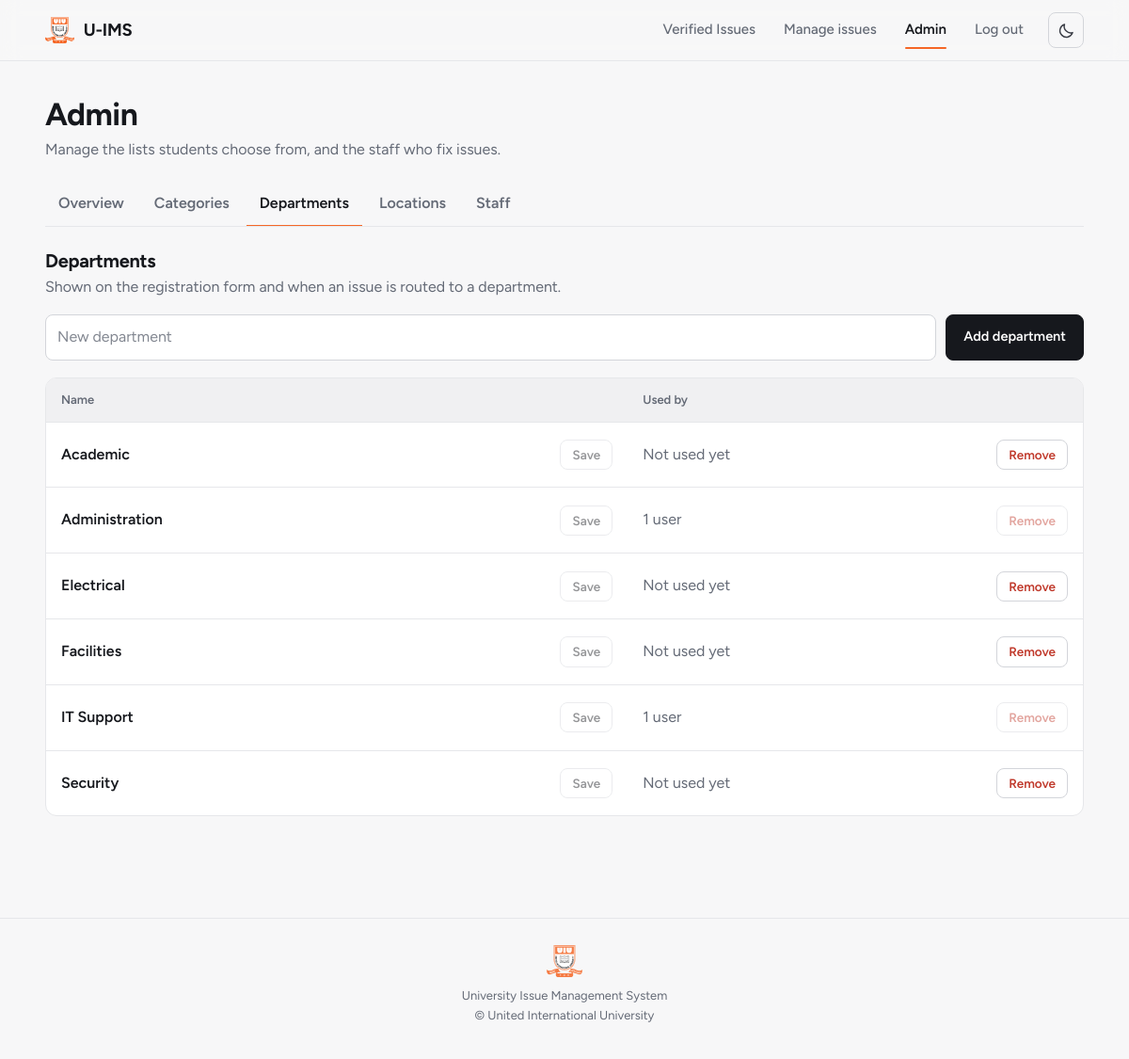
The page /admin.php?tab=departments (signed in) on the database as committed earlier.
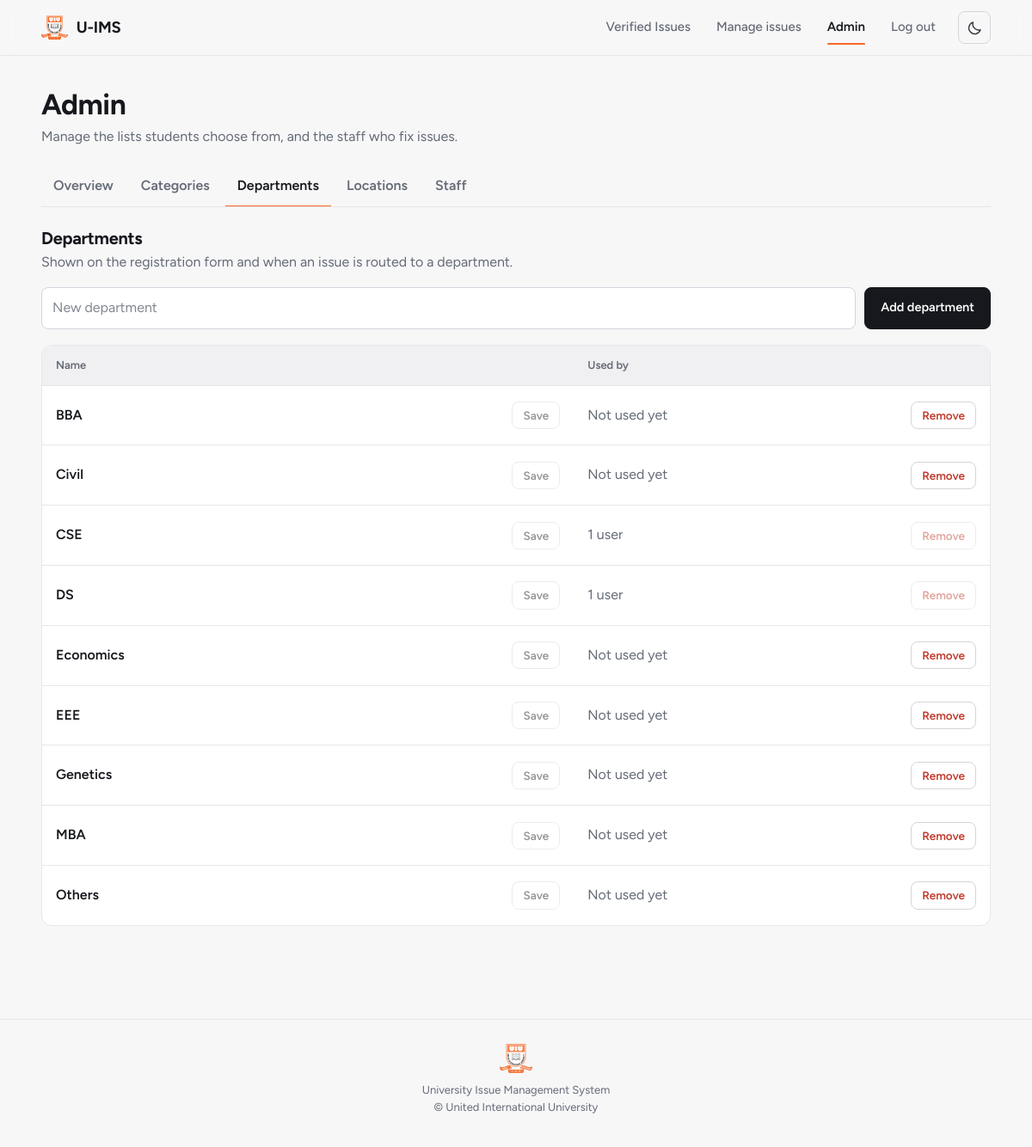
The same page on the database as committed later.
### tables this page shows
CREATE TABLE departments (
    department_id INT AUTO_INCREMENT PRIMARY KEY,
    department_name VARCHAR(100) NOT NULL UNIQUE
);

### config/auth.php (called while the page is built, shortened)
<?php
function current_user(): ?array
{
    return $_SESSION['user'] ?? null;
}
function e(string $value): string
{
    return htmlspecialchars($value, ENT_QUOTES, 'UTF-8');
}
?>

### admin.php (the view, shortened to what this page needs)
<?php
require "config/database.php";
require "config/auth.php";
$LOOKUPS = [
    'categories' => [
        'table' => 'categories', 'id' => 'category_id', 'name' => 'category_name', 'max' => 80,
        'singular' => 'category', 'title' => 'Categories',
        'hint' => 'Students choose one of these when they report an issue.',
        'usage' => [['issues', 'category_id', 'issue', 'issues']],
    ],
    'departments' => [
        'table' => 'departments', 'id' => 'department_id', 'name' => 'department_name', 'max' => 100,
        'singular' => 'department', 'title' => 'Departments',
        'hint' => 'Shown on the registration form and when an issue is routed to a department.',
        'usage' => [['issues', 'department_id', 'issue', 'issues'], ['users', 'department_id', 'user', 'users']],
    ],
    'locations' => [
        'table' => 'locations', 'id' => 'location_id', 'name' => 'location_name', 'max' => 150,
        'singular' => 'location', 'title' => 'Locations',
        'hint' => 'Places on campus where issues can happen.',
        'usage' => [['issues', 'location_id', 'issue', 'issues']],
    ],
];
$TABS = ['overview' => 'Overview', 'categories' => 'Categories', 'departments' => 'Departments', 'locations' => 'Locations', 'staff' => 'Staff'];
$tab = (string) ($_GET['tab'] ?? 'overview');
if (isset($LOOKUPS[$tab])) {
    $cfg = $LOOKUPS[$tab];
    $subqueries = [];
    foreach ($cfg['usage'] as $i => [$table, $column]) {
        $subqueries[] = "(SELECT COUNT(*) FROM $table WHERE $table.$column = t.{$cfg['id']}) AS use_$i";
    }
    $rows = $pdo->query("SELECT t.{$cfg['id']} AS id, t.{$cfg['name']} AS name, " . implode(', ', $subqueries) . " FROM {$cfg['table']} t ORDER BY t.{$cfg['name']}")->fetchAll();
}
require "partials/header.php";
?>
<div class="container">
  <div class="page-head">
    <h1>Admin</h1>
    <p class="muted">Manage the lists students choose from, and the staff who fix issues.</p>
  </div>
  <nav class="tabs" aria-label="Admin sections">
    <?php foreach ($TABS as $key => $label): ?>
      <a href="admin.php?tab=<?= $key ?>"<?= $tab === $key ? ' class="is-active" aria-current="page"' : '' ?>><?= e($label) ?></a>
    <?php endforeach; ?>
  </nav>
  <?php if ($tab === 'overview'): ?>
    <div class="stat-row">
      <?php foreach ($stats as $label => $value): ?>
        <div class="stat-tile">
          <div class="stat"><?= $value ?></div>
          <div class="muted"><?= e($label) ?></div>
        </div>
      <?php endforeach; ?>
    </div>
    <div class="two-col">
      <section class="card">
        <h2 class="card-title">Issues by category</h2>
        <?php if (!$cats): ?>
          <p class="muted">No categories yet.</p>
        <?php else: ?>
          <?php foreach ($cats as $c): ?>
            <div class="bar-row">
              <span class="bar-name"><?= e($c['category_name']) ?></span>
              <div class="bar"><div class="bar-fill" style="--width: <?= round(($c['total'] / $catMax) * 100, 1) ?>%"></div></div>
              <span class="bar-count"><?= (int) $c['total'] ?></span>
            </div>
          <?php endforeach; ?>
        <?php endif; ?>
      </section>
      <section class="card">
        <h2 class="card-title">Open jobs</h2>
        <?php if (!$activeJobs): ?>
          <p class="muted">No jobs are assigned right now. Assign staff from <a class="text-link" href="authority.php">Manage issues</a>.</p>
        <?php else: ?>
          <ul class="plain-list">
            <?php foreach ($activeJobs as $j): ?>
              <li>
                <a href="manage_issue.php?id=<?= (int) $j['issue_id'] ?>"><strong>#<?= (int) $j['issue_id'] ?> <?= e($j['title']) ?></strong></a>
                <span class="muted"><?= e($j['name']) ?>, <?= e(strtolower($j['staff_role'])) ?></span>
              </li>
            <?php endforeach; ?>
          </ul>
        <?php endif; ?>
      </section>
    </div>
  <?php elseif (isset($LOOKUPS[$tab])): ?>
    <div class="panel-head">
      <div>
        <h2><?= e($cfg['title']) ?></h2>
        <p class="muted"><?= e($cfg['hint']) ?></p>
      </div>
    </div>
    <form method="post" class="inline-add" data-once>
      <input name="name" maxlength="<?= (int) $cfg['max'] ?>" placeholder="New <?= e($cfg['singular']) ?>" aria-label="New <?= e($cfg['singular']) ?> name" required>
      <button class="btn" type="submit">Add <?= e($cfg['singular']) ?></button>
    </form>
    <?php if (!$rows): ?>
      <div class="card empty">No <?= e(strtolower($cfg['title'])) ?> yet. Add the first one above.</div>
    <?php else: ?>
      <table class="lookup-table">
        <thead>
          <tr><th>Name</th><th>Used by</th><th><span class="sr-only">Remove</span></th></tr>
        </thead>
        <tbody>
          <?php foreach ($rows as $r):
            $usage = [];
            foreach ($cfg['usage'] as $i => [$table, $column, $one, $many]) {
                $n = (int) $r["use_$i"];
                if ($n > 0) $usage[] = $n . ' ' . ($n === 1 ? $one : $many);
            }
          ?>
            <tr>
              <td>
                <form method="post" class="rename-form" data-rename>
                  <input name="name" value="<?= e($r['name']) ?>" data-original="<?= e($r['name']) ?>" maxlength="<?= (int) $cfg['max'] ?>" aria-label="Rename <?= e($r['name']) ?>" required>
                  <button class="btn secondary sm" type="submit" disabled>Save</button>
                </form>
              </td>
              <td class="muted"><?= $usage ? e(implode(', ', $usage)) : 'Not used yet' ?></td>
              <td class="cell-right">
                <form method="post" class="inline-form">
                  <?php if ($usage): ?>
                    <button class="btn danger sm" type="button" disabled title="In use, so it can't be removed. Rename it instead.">Remove</button>
                  <?php else: ?>
                    <button class="btn danger sm" type="submit" data-confirm="Remove &quot;<?= e($r['name']) ?>&quot;?">Remove</button>
                  <?php endif; ?>
                </form>
              </td>
            </tr>
          <?php endforeach; ?>
        </tbody>
      </table>
    <?php endif; ?>
  <?php endif; ?>
</div>
<?php require "partials/footer.php"; ?>

### partials/header.php (shortened to what this page needs)
<?php
require_once __DIR__ . '/../config/auth.php';
$user = current_user();
$current_page = basename($_SERVER['SCRIPT_NAME'] ?? '');
$is_staff_user = $user && $user['role_name'] !== 'Student';
$nav_class = function (array $pages) use ($current_page): string {
  return in_array($current_page, $pages, true) ? ' class="is-active" aria-current="page"' : '';
};
?>
<!doctype html>
<html lang="en">
<head>
  <link rel="stylesheet" href="assets/style.css?v=8">
</head>
<body>
  <header class="navbar" id="navbar">
    <div class="nav-inner">
      <a class="brand" href="/uims/index.php" aria-label="U-IMS home">
        <img src="assets/United_International_University_Monogram.svg" alt="" class="brand-mark">
        <span>U-IMS</span>
      </a>
      <nav class="navlinks" id="nav-links" aria-label="Main">
        <a href="/uims/issues.php"<?= $nav_class(['issues.php']) ?>>Verified Issues</a>
        <?php if ($user): ?>
          <?php if (!$is_staff_user): ?>
            <a href="/uims/dashboard.php"<?= $nav_class(['dashboard.php', 'edit_issue.php']) ?>>Dashboard</a>
            <a href="/uims/submit_issue.php"<?= $nav_class(['submit_issue.php']) ?>>Report issue</a>
          <?php else: ?>
            <a href="/uims/authority.php"<?= $nav_class(['authority.php', 'manage_issue.php']) ?>>Manage issues</a>
          <?php endif; ?>
          <?php if ($user['role_name'] === 'Administrator'): ?>
            <a href="/uims/admin.php"<?= $nav_class(['admin.php']) ?>>Admin</a>
          <?php endif; ?>
          <a href="/uims/logout.php">Log out</a>
        <?php else: ?>
          <a href="/uims/login.php"<?= $nav_class(['login.php']) ?>>Log in</a>
          <a class="btn sm" href="/uims/register.php">Create account</a>
        <?php endif; ?>
        <button class="theme-toggle" id="theme-toggle" type="button" aria-label="Switch to dark theme" title="Switch to dark theme">
          <svg class="theme-icon theme-icon-moon" viewBox="0 0 24 24" aria-hidden="true" focusable="false">
            <path d="M20.3 14.6A8.7 8.7 0 0 1 9.4 3.7 8.7 8.7 0 1 0 20.3 14.6Z"></path>
          </svg>
        </button>
      </nav>
    </div>
  </header>
  <main id="main">

### partials/footer.php (shortened to what this page needs)
  </main>
  <footer class="site-footer">
    <img src="assets/United_International_University_Monogram.svg" alt="UIU logo" class="uiulogo">
    <p>University Issue Management System<br>&copy; United International University</p>
  </footer>
</body>
</html>

Rows that differ between the two databases and show on the page:
added departments: name "BBA", shows "Not used yet"
changed departments: name "Academic" → "Civil"
changed departments: name "Administration" → "CSE"
changed departments (number 4 of 9 on the later page): name "IT Support" → "DS"; moves up the list
changed departments: name "Security" → "Economics"; moves up the list
changed departments: name "Electrical" → "EEE"
changed departments: name "Facilities" → "Genetics"
added departments: name "MBA", shows "Not used yet"
added departments: name "Others", shows "Not used yet"
